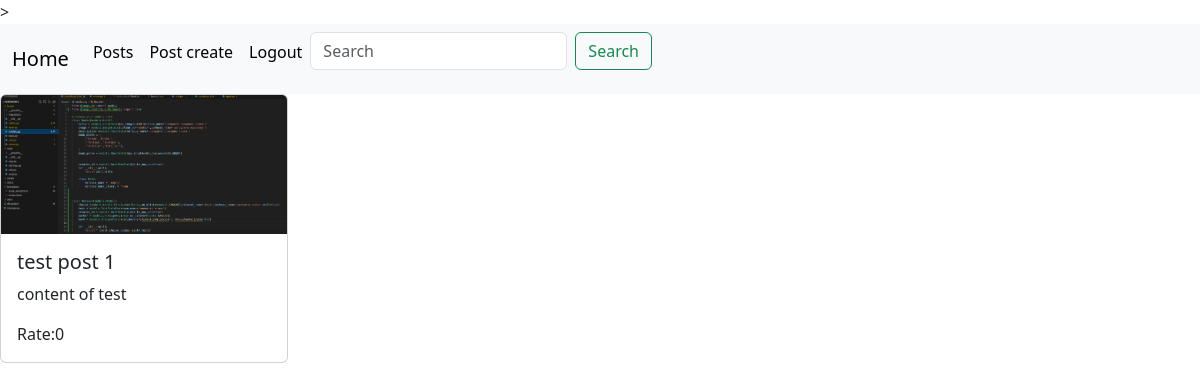
The app's page /posts/1/ (signed in), older data.
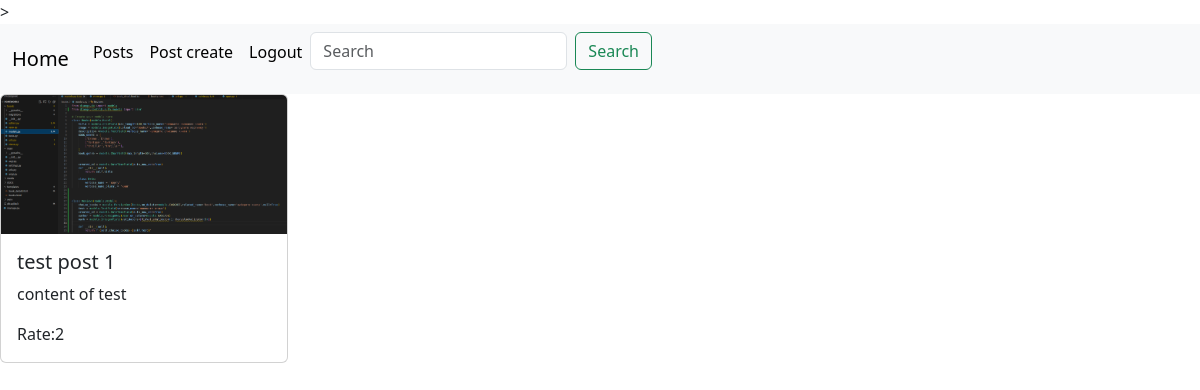
The same page, newer data.
### posts/models.py (models this page shows, shortened)
class Post(models.Model):
    image = models.ImageField(null=True,blank=True)
    title = models.CharField(max_length=256)
    content = models.CharField(max_length=456)
    rate = models.IntegerField(default=0,null=True)
    category = models.ForeignKey(Category,on_delete=models.CASCADE,null=True)
    tags = models.ManyToManyField(Tag)
    created_at = models.DateTimeField(auto_now_add=True,null=True)
    updated_at = models.DateTimeField(auto_now=True,null=True)

### posts/views.py (the view)
# urls.py: path('posts/<int:post_id>/',post_detail_view),
@login_required(login_url="/login")
def post_detail_view(request,post_id):
    if request.method =="GET":
        post = Post.objects.filter(id=post_id).first()
        return render(request,"posts/post_detail.html",context={"post":post})

### templates/posts/post_detail.html
{% extends 'base.html'   %}
{% load static %}
{% block content   %}
<div class="card" style="width: 18rem;">
    {% if post.image %}
    <img src="{{post.image.url}}" class="card-img-top" alt="...">
    {% else %}
    <img src="{% static 'Placeholder-_-Glossary.svg' %}" class="card-img-top" alt="...">
    {% endif %}
    <div class="card-body">
      <h5 class="card-title">{{post.title}}</h5>
      <p class="card-text">{{post.content}}</p>
      <p class="card-text">Rate:{{post.rate}}</p>
    </div>
  </div>
{% endblock %}

Row changes from the older to the newer data that the page shows:
changed Post "test post 1": rate "0" → "2"
